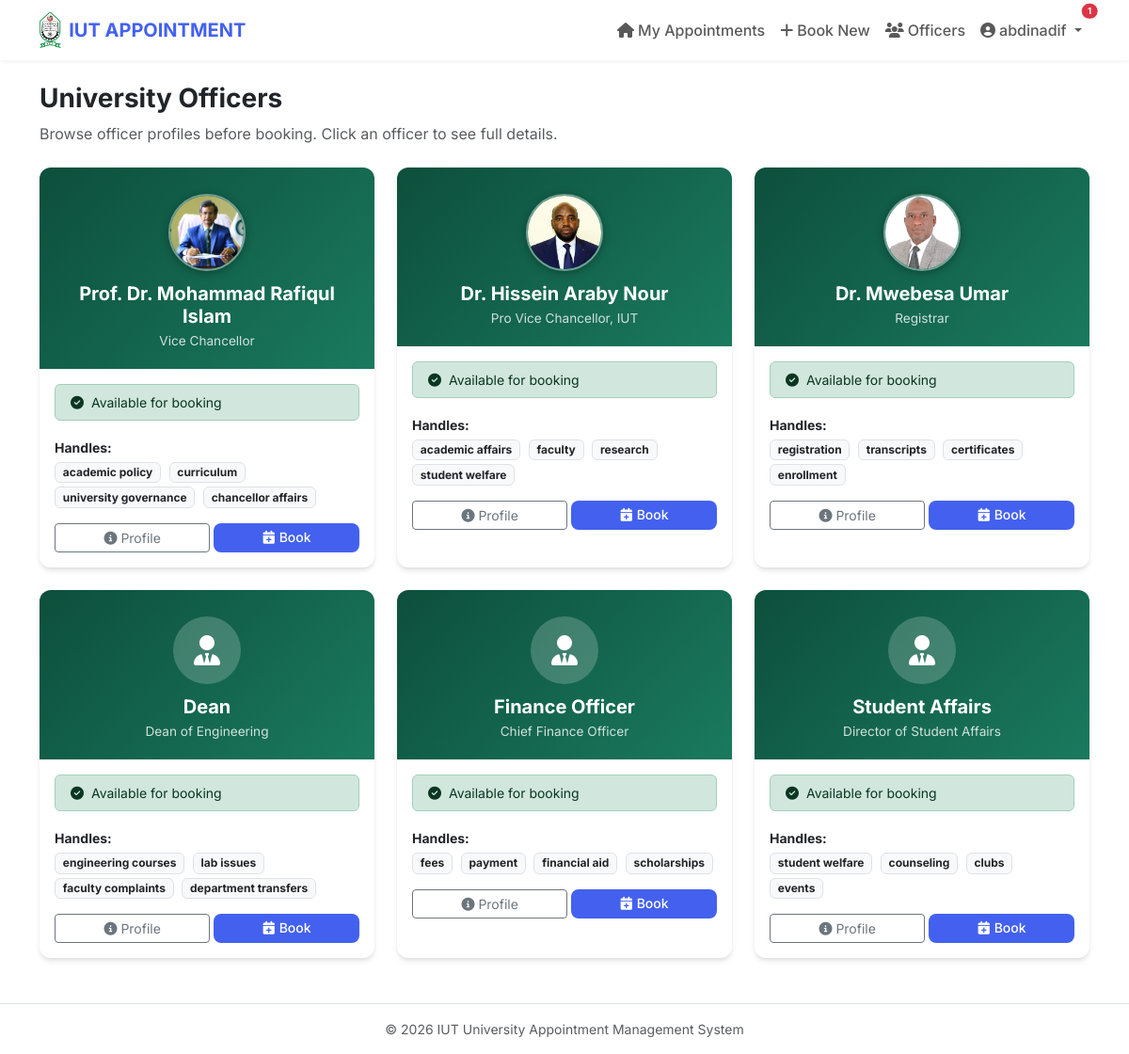
Screenshot of /officers (signed in) with the database file from the repository.
### models.py (models this page shows, shortened)
class User(db.Model, UserMixin):
    id = db.Column(db.Integer, primary_key=True)
    name = db.Column(db.String(100), nullable=False)
    email = db.Column(db.String(120), unique=True, nullable=False)
    password = db.Column(db.String(200), nullable=False)
    role = db.Column(db.String(20), nullable=False, default='student')
    student_id_num = db.Column(db.String(50), nullable=True)
    department = db.Column(db.String(100), nullable=True)
    dark_mode = db.Column(db.Boolean, default=False)
    is_active = db.Column(db.Boolean, default=True)
    email_verified = db.Column(db.Boolean, default=False)
    email_verify_token = db.Column(db.String(64), nullable=True)
    failed_logins = db.Column(db.Integer, default=0)
    locked_until = db.Column(db.DateTime, nullable=True)
    created_at = db.Column(db.DateTime, default=lambda: datetime.now(timezone.utc))
    last_seen = db.Column(db.DateTime, default=lambda: datetime.now(timezone.utc))
    appointments = db.relationship('Appointment', backref='student_user', lazy=True)
    notifications = db.relationship('Notification', backref='user', lazy=True)

class Officer(db.Model):
    id = db.Column(db.Integer, primary_key=True)
    name = db.Column(db.String(100), nullable=False)
    designation = db.Column(db.String(100), nullable=False)
    bio = db.Column(db.Text, nullable=True)
    handles = db.Column(db.Text, nullable=True)   # comma-separated issues handled
    email = db.Column(db.String(120), nullable=True)
    room = db.Column(db.String(50), nullable=True)
    photo_url = db.Column(db.String(255), nullable=True)
    is_active = db.Column(db.Boolean, default=True)
    work_start = db.Column(db.String(5), default="08:00")
    work_end = db.Column(db.String(5), default="17:00")
    daily_limit = db.Column(db.Integer, default=0)
    recurring_off_days = db.Column(db.String(20), default="")
    unavailabilities = db.relationship('OfficerUnavailability', backref='officer', lazy=True, cascade='all, delete-orphan')
    working_hours = db.relationship('OfficerWorkingHours', backref='officer', lazy=True, cascade='all, delete-orphan')
    avg_appointment_duration = db.Column(db.Integer, default=15) # New: for waiting time prediction
    def get_handles(self):
        if not self.handles:
            return []
        return [h.strip() for h in self.handles.split(',') if h.strip()]

### routes/student.py (the view)
@student_bp.route('/officers')
@login_required
def officer_list():
    officers = Officer.query.filter_by(is_active=True).all()
    today = datetime.now(timezone.utc).date()
    return render_template('student/officers.html', officers=officers, today=today)

### app.py (called while the page is built)
@login_manager.user_loader
def load_user(user_id):
    return db.session.get(User, int(user_id))

@app.before_request
def check_session_timeout():
    if current_user.is_authenticated:
        last = session.get('last_activity')
        now = datetime.now(timezone.utc).timestamp()
        if last and (now - last) > 30 * 60:
            logout_user()
            session.clear()
            from flask import flash
            flash('Session expired due to inactivity.', 'warning')
            return redirect(url_for('auth.login'))
        session['last_activity'] = now
        session.permanent = True
        current_user.last_seen = datetime.now(timezone.utc)
        db.session.commit()

### templates/student/officers.html (shortened to what this page needs)
{% extends "layout.html" %}
{% block content %}
<h3 class="fw-bold mb-2">University Officers</h3>
<p class="text-muted mb-4">Browse officer profiles before booking. Click an officer to see full details.</p>
<div class="row g-4">
{% for officer in officers %}
{% set current_unavail = namespace(found=None) %}
{% for u in officer.unavailabilities %}
  {% if u.start_date <= today <= u.end_date %}{% set current_unavail.found = u %}{% endif %}
{% endfor %}
<div class="col-md-4">
  <div class="card h-100 p-0 overflow-hidden">
    <div style="background:linear-gradient(135deg,#0d4f3c,#1a7a5e);padding:28px 24px 20px;text-align:center;">
      {% if officer.photo_url %}
      <div style="width:82px;height:82px;border-radius:50%;overflow:hidden;margin:0 auto 12px;border:2px solid rgba(255,255,255,.4);box-shadow:0 2px 10px rgba(0,0,0,.3);">
        <img src="{{ url_for('static', filename=officer.photo_url) }}" alt="{{ officer.name }}" style="width:100%;height:100%;object-fit:cover;object-position:top;">
      </div>
      {% else %}
      <div style="width:72px;height:72px;background:rgba(255,255,255,.2);border-radius:50%;display:flex;align-items:center;justify-content:center;margin:0 auto 12px;font-size:2rem;color:#fff;">
        <i class="fas fa-user-tie"></i>
      </div>
      {% endif %}
      <h5 style="color:#fff;font-weight:700;margin:0;">{{ officer.name }}</h5>
      <p style="color:rgba(255,255,255,.8);font-size:.85rem;margin:4px 0 0;">{{ officer.designation }}</p>
    </div>
    <div class="card-body">
      {% if current_unavail.found %}
      <div class="alert alert-danger py-2 small mb-3">
        <i class="fas fa-ban me-1"></i> Unavailable until {{ current_unavail.found.end_date.strftime('%d %b %Y') }}
      </div>
      {% else %}
      <div class="alert alert-success py-2 small mb-3">
        <i class="fas fa-check-circle me-1"></i> Available for booking
      </div>
      {% endif %}
      {% if officer.handles %}
      <div class="mb-3">
        <strong class="small">Handles:</strong><br>
        {% for tag in officer.get_handles()[:4] %}
        <span class="badge bg-light text-dark border me-1 mt-1" style="font-size:.75rem;">{{ tag }}</span>
        {% endfor %}
      </div>
      {% endif %}
      <div class="d-flex gap-1 mt-auto">
        <a href="{{ url_for('student.officer_profile', officer_id=officer.id) }}" class="btn btn-outline-secondary btn-sm flex-fill">
          <i class="fas fa-info-circle me-1"></i>Profile
        </a>
        {% if not current_unavail.found %}
        <a href="{{ url_for('student.book_appointment') }}" class="btn btn-primary btn-sm flex-fill">
          <i class="fas fa-calendar-plus me-1"></i>Book
        </a>
        {% endif %}
      </div>
    </div>
  </div>
</div>
{% endfor %}
</div>
{% endblock %}

### templates/layout.html (shortened to what this page needs)
<!DOCTYPE html>
<html lang="en" data-bs-theme="{{ 'dark' if current_user.is_authenticated and current_user.dark_mode else 'light' }}">
<head>
    <link href="https://cdn.jsdelivr.net/npm/bootstrap@5.3.0/dist/css/bootstrap.min.css" rel="stylesheet">
    <link rel="stylesheet" href="https://cdnjs.cloudflare.com/ajax/libs/font-awesome/6.4.0/css/all.min.css">
</head>
<body>
<nav class="navbar navbar-expand-lg sticky-top">
    <div class="container">
        <a class="navbar-brand d-flex align-items-center" href="{{ url_for('index') }}">
            <img src="{{ url_for('static', filename='iut_logo.png') }}" alt="IUT" height="38" class="me-2" style="object-fit:contain;">
            IUT APPOINTMENT
        </a>
        <div class="collapse navbar-collapse" id="navbarNav">
            <ul class="navbar-nav ms-auto align-items-center">
                {% if current_user.is_authenticated %}
                    {% if current_user.role == 'super_admin' %}
                        <li class="nav-item"><a class="nav-link" href="{{ url_for('super_admin.dashboard') }}"><i class="fas fa-shield-alt me-1"></i>Control Panel</a></li>
                        <li class="nav-item"><a class="nav-link" href="{{ url_for('admin.dashboard') }}"><i class="fas fa-tachometer-alt me-1"></i>Admin View</a></li>
                        <li class="nav-item"><a class="nav-link" href="{{ url_for('super_admin.audit_log') }}"><i class="fas fa-history me-1"></i>Audit Log</a></li>
                    {% else %}
                        <li class="nav-item"><a class="nav-link" href="{{ url_for('student.dashboard') }}"><i class="fas fa-home me-1"></i>My Appointments</a></li>
                        <li class="nav-item"><a class="nav-link" href="{{ url_for('student.book_appointment') }}"><i class="fas fa-plus me-1"></i>Book New</a></li>
                        <li class="nav-item"><a class="nav-link" href="{{ url_for('student.officer_list') }}"><i class="fas fa-users me-1"></i>Officers</a></li>
                    {% endif %}
                    <li class="nav-item dropdown">
                        <a class="nav-link dropdown-toggle position-relative" href="#" data-bs-toggle="dropdown">
                            <i class="fas fa-user-circle me-1"></i>{{ current_user.name }}
                            {% set unread = current_user.notifications | selectattr('is_read','equalto',false) | list %}
                            {% if unread %}
                            <span class="position-absolute top-0 start-100 translate-middle badge rounded-pill bg-danger" id="notif-badge" style="font-size:.6rem">{{ unread|length }}</span>
                            {% else %}
                            <span id="notif-badge" class="position-absolute top-0 start-100 translate-middle badge rounded-pill bg-danger" style="font-size:.6rem;display:none;"></span>
                            {% endif %}
                        </a>
                    </li>
                {% else %}
                    <li class="nav-item"><a class="nav-link" href="{{ url_for('auth.login') }}">Login</a></li>
                    <li class="nav-item"><a class="nav-link" href="{{ url_for('auth.register') }}">Register</a></li>
                {% endif %}
            </ul>
        </div>
    </div>
</nav>
<div class="container mt-4 mb-5">
    {% block content %}{% endblock %}
</div>
<footer class="py-3 text-center text-muted small border-top">
    &copy; 2026 IUT University Appointment Management System
</footer>
</body>
</html>

### templates/layout.html (style rules this page uses)
:root { --primary-color: #4361ee; --secondary-color: #3f37c9; --card-shadow: 0 4px 6px -1px rgba(0,0,0,.1), 0 2px 4px -1px rgba(0,0,0,.06); }
body { font-family: 'Inter', sans-serif; }
.navbar { box-shadow: 0 2px 4px rgba(0,0,0,.05); }
.navbar-brand { font-weight: 700; color: var(--primary-color) !important; }
.card { border: none; border-radius: 12px; box-shadow: var(--card-shadow); }
.btn-primary { background-color: var(--primary-color); border: none; border-radius: 8px; font-weight: 500; }
.nav-link { font-weight: 500; }

### rows the page displays
User: name "abdinadif"
Officer: photo_url (picture), name "Prof. Dr. Mohammad Rafiqul Islam", designation "Vice Chancellor", 4 "academic policy" "curriculum" "university governance" "chancellor affairs"
Officer: photo_url (picture), name "Dr. Hissein Araby Nour", designation "Pro Vice Chancellor, IUT", 4 "academic affairs" "faculty" "research" "student welfare"
Officer: photo_url (picture), name "Dr. Mwebesa Umar", designation "Registrar", 4 "registration" "transcripts" "certificates" "enrollment"
Officer: name "Dean", designation "Dean of Engineering", 4 "engineering courses" "lab issues" "faculty complaints" "department transfers"
Officer: name "Finance Officer", designation "Chief Finance Officer", 4 "fees" "payment" "financial aid" "scholarships"
Officer: name "Student Affairs", designation "Director of Student Affairs", 4 "student welfare" "counseling" "clubs" "events"

### other values shown
{{ unread|length }} "1"
